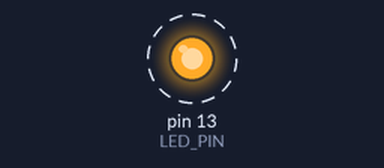
Bench run of a sketch on a simulated Arduino Uno, built with avr-gcc and run on an emulated ATmega328P. Parts: output pins drawn as LEDs (lit = HIGH). Dashed ring = blinking. What the sketch prints to the serial monitor is not drawn.

Above: at 0.5 s.
Timing chart, 0 to 4.6 s (numbered marks = the images above):
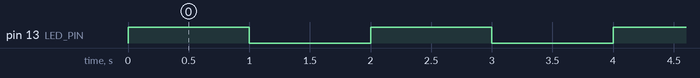

The sketch:

LED-Blink.ino
```cpp
// 001 - LED Blink
// The classic "Hello World" of Arduino: blink an LED on and off every second.
// Board: Arduino Uno
// Wiring: LED anode (+) -> pin 13 through a 220 ohm resistor, LED cathode (-) -> GND

// Pin and timing constants (named constants instead of magic numbers)
const int LED_PIN = 13;         // LED is connected to digital pin 13 (built-in LED on Uno)
const unsigned long BLINK_MS = 1000;  // 1000 milliseconds = 1 second

void setup() {
  // Configure the LED pin as an output so we can turn the LED on and off
  pinMode(LED_PIN, OUTPUT);

  // Start serial communication so we can watch the state in the Serial Monitor
  Serial.begin(9600);
  Serial.println("LED Blink starting...");
}

void loop() {
  // Turn the LED ON by sending 5V to the pin
  digitalWrite(LED_PIN, HIGH);
  Serial.println("LED ON");
  delay(BLINK_MS);  // Wait 1 second while the LED stays on

  // Turn the LED OFF by pulling the pin to 0V
  digitalWrite(LED_PIN, LOW);
  Serial.println("LED OFF");
  delay(BLINK_MS);  // Wait 1 second while the LED stays off

  // loop() runs again automatically, so the blinking continues forever
}
```

Measured:
- by itself, pin 13 (LED_PIN): alternates HIGH for 1.0 s and LOW for 1.0 s
